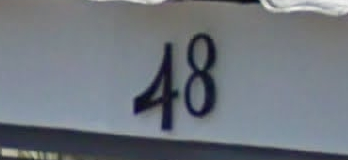
#> input picture RecognitionTestImages/1396.png, 348 x 160 px; its folder holds only this picture in this run
$ python -i uncontoured.py   (imports and definitions only)   (older library calls are emulated)
#> lines starting #> are read from the running program, lines starting #| are printed output that depends on the picture; after the words box and inside, x2 and y2 are one past the last pixel; in counts of white or black regions, pixels touching at a corner belong together
from __future__ import print_function
import numpy as np
import cv2, os, scipy.io
from PIL import Image
from PIL import ImageEnhance
import statistics
import cv2
from numpy import asarray
import imutils


# [195 lines left out: functions SpatialImprovement, ThresholdTrial, EdgeDetection, ROI_MSER, not called in this run]

def Corners(imagePath):
#> called with imagePath = 'RecognitionTestImages/1396.png'
    img = cv2.imread(imagePath)
#> img is the input picture: shape (160, 348, 3); mean B, G, R 124.9, 117.4, 111.3
    gray = cv2.cvtColor(img,cv2.COLOR_BGR2GRAY)
    sharp_image_opt=cv2.Canny(gray,50,100)
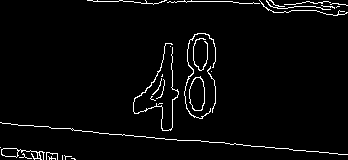
#> sharp_image_opt: shape (160, 348); 3.2% white in thin lines or dots
    gray = np.float32(sharp_image_opt)
#> gray: shape (160, 348) float32; 3.2% white in thin lines or dots
    dst = cv2.cornerHarris(sharp_image_opt,2,3,0.04)
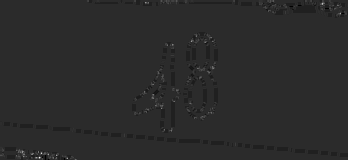
#> dst: shape (160, 348) float32; min -0.04, max 0.193, mean -0.000202; drawn with min black and max white
    #result is dilated for marking the corners, not important
    #dst = cv2.dilate(dst,None)
    # Threshold for an optimal value, it may vary depending on the image.
    img[dst>0.01*dst.max()]=[0,0,255]
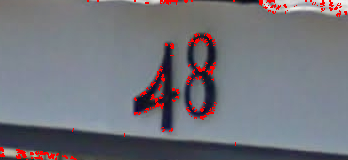
#> img: shape (160, 348, 3); 2.24% of pixels changed, all inside (x1, y1, x2, y2) = (0, 0, 347, 160)
    cv2.imshow('Corners', img)
    cv2.waitKey(0)
    cv2.destroyAllWindows()

# [5 lines of commented-out code are left out]


# [19 lines not run here, left out]
    #ROI_MSER(f, False)

>>> result = Corners('RecognitionTestImages/1396.png')
